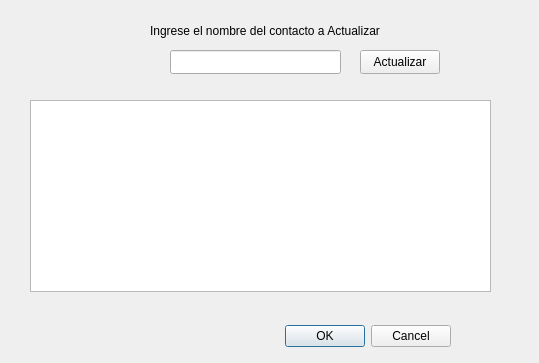
<?xml version="1.0" encoding="UTF-8"?>
<ui version="4.0">
 <class>Actualizar</class>
 <widget class="QDialog" name="Actualizar">
  <property name="geometry">
   <rect>
    <x>0</x>
    <y>0</y>
    <width>539</width>
    <height>363</height>
   </rect>
  </property>
  <property name="windowTitle">
   <string>Dialog</string>
  </property>
  <widget class="QDialogButtonBox" name="buttonBox">
   <property name="geometry">
    <rect>
     <x>170</x>
     <y>320</y>
     <width>281</width>
     <height>32</height>
    </rect>
   </property>
   <property name="orientation">
    <enum>Qt::Orientation::Horizontal</enum>
   </property>
   <property name="standardButtons">
    <set>QDialogButtonBox::StandardButton::Cancel|QDialogButtonBox::StandardButton::Ok</set>
   </property>
  </widget>
  <widget class="QListView" name="listView">
   <property name="geometry">
    <rect>
     <x>30</x>
     <y>100</y>
     <width>461</width>
     <height>192</height>
    </rect>
   </property>
  </widget>
  <widget class="QLabel" name="label">
   <property name="geometry">
    <rect>
     <x>150</x>
     <y>20</y>
     <width>231</width>
     <height>21</height>
    </rect>
   </property>
   <property name="text">
    <string>Ingrese el nombre del contacto a Actualizar</string>
   </property>
  </widget>
  <widget class="QLineEdit" name="txtActualizar">
   <property name="geometry">
    <rect>
     <x>170</x>
     <y>50</y>
     <width>171</width>
     <height>24</height>
    </rect>
   </property>
  </widget>
  <widget class="QPushButton" name="btnActualizar_D">
   <property name="geometry">
    <rect>
     <x>360</x>
     <y>50</y>
     <width>80</width>
     <height>24</height>
    </rect>
   </property>
   <property name="text">
    <string>Actualizar</string>
   </property>
  </widget>
 </widget>
 <resources/>
 <connections>
  <connection>
   <sender>buttonBox</sender>
   <signal>accepted()</signal>
   <receiver>Actualizar</receiver>
   <slot>accept()</slot>
   <hints>
    <hint type="sourcelabel">
     <x>248</x>
     <y>254</y>
    </hint>
    <hint type="destinationlabel">
     <x>157</x>
     <y>274</y>
    </hint>
   </hints>
  </connection>
  <connection>
   <sender>buttonBox</sender>
   <signal>rejected()</signal>
   <receiver>Actualizar</receiver>
   <slot>reject()</slot>
   <hints>
    <hint type="sourcelabel">
     <x>316</x>
     <y>260</y>
    </hint>
    <hint type="destinationlabel">
     <x>286</x>
     <y>274</y>
    </hint>
   </hints>
  </connection>
 </connections>
</ui>
